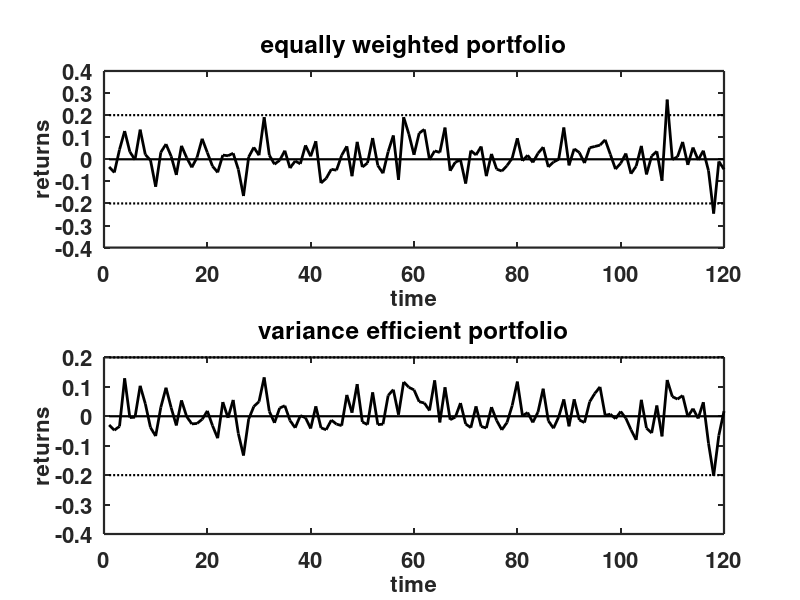

This figure's MATLAB source:
%clear variables and close windows
clear all
close all
clc

% load data
load('nyse.dat')

% select portfolio
portfolio = nyse(:,[1,2,7]);

returns1 = portfolio*ones(1,3,1)'./3

subplot(2,1,1)
plot(returns1,'k-','LineWidth',2)
title('equally weighted portfolio','FontSize',16,'FontWeight','Bold')
box on
set(gca,'LineWidth',1.6,'FontSize',16,'FontWeight','Bold')
xlabel('time','FontSize',16,'FontWeight','Bold')
ylabel('returns','FontSize',16,'FontWeight','Bold')
line([1,size(returns1,1)]',[0,0]','Color','k','LineWidth',1.6)
line([1,size(returns1,1)]',[-0.2,-0.2]','Color','k','LineWidth',1.6,'LineStyle',':')
line([1,size(returns1,1)]',[0.2,0.2]','Color','k','LineWidth',1.6,'LineStyle',':')


% optimal portfolio weights
opti = inv(cov(portfolio))*ones(1,3,1)';
opti = opti/sum(opti);

returns2 = portfolio*opti;
subplot(2,1,2)
plot(returns2,'k-','LineWidth',2)
title('variance efficient portfolio','FontSize',16,'FontWeight','Bold')
box on
set(gca,'LineWidth',1.6,'FontSize',16,'FontWeight','Bold')
xlabel('time','FontSize',16,'FontWeight','Bold')
ylabel('returns','FontSize',16,'FontWeight','Bold')
line([1,size(returns2,1)]',[0,0]','Color','k','LineWidth',1.6)
line([1,size(returns2,1)]',[-0.2,-0.2]','Color','k','LineWidth',1.6,'LineStyle',':')
line([1,size(returns2,1)]',[0.2,0.2]','Color','k','LineWidth',1.6,'LineStyle',':')